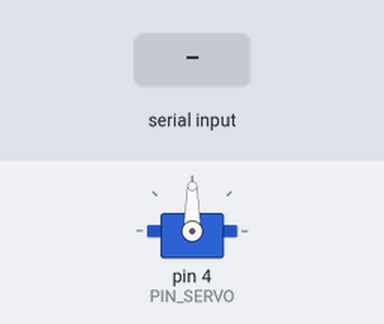
Bench run of a sketch on a simulated Arduino Uno, built with avr-gcc and run on an emulated ATmega328P. On the bench: servo. The inputs (shaded band) are chosen by the test bench.

Above: at 1.2 s.
1.3 s: "30,150\n" received over the second serial link
At 2.6 s:
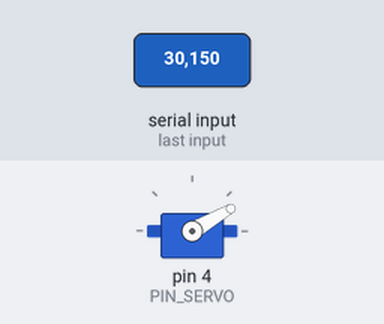
3.8 s: "5\n" received over the second serial link
At 5.7 s:
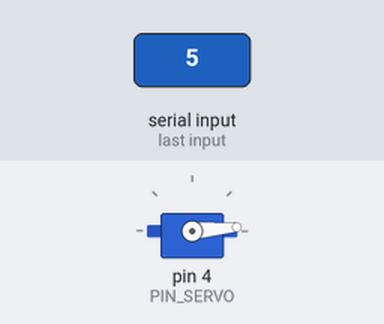
6.2 s: "200\n" received over the second serial link
At 7.5 s:
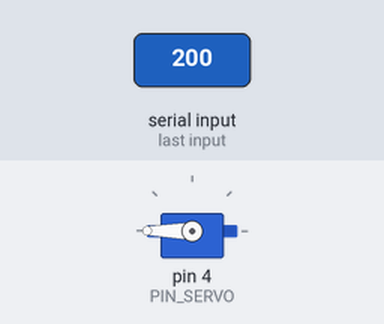
8.7 s: "90,45\n" received over the second serial link
At 10.6 s:
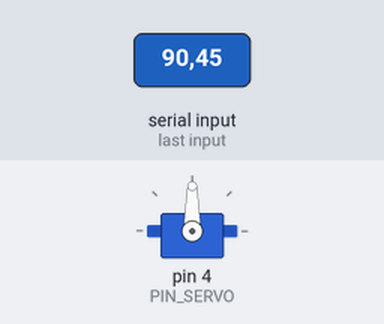
Timing chart, 0 to 12.1 s (numbered marks = the images above; inputs shaded):
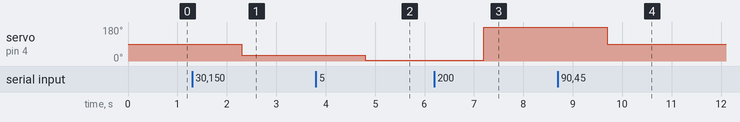

The sketch:

servoandroid.ino
```cpp
// -----------------------------------
// Contoh untuk mengontrol motor servo
//   dengan Android
// -----------------------------------

#include <SoftwareSerial.h>
#include <Servo.h>

const int PIN_SERVO  = 4;

// Buat objek
SoftwareSerial bt(9, 10); // RX, TX
Servo motorServo;

void setup() {
  // Motor servo dihubungkan ke pin servo
  motorServo.attach(PIN_SERVO);

  // Atur kecepatan transfer data di bluetooth
  bt.begin(9600);
}

void loop() {
  String perintah;

  if (bt.available() != 0)
    perintah = bt.readString();

  if (perintah.length() != 0) {
    // Peroleh sudut untuk motor servo
    int sudut = perintah.toInt();
    motorServo.write(sudut);
  }
}
```

Measured:
- after the input at 1.3 s, servo on pin 4 (PIN_SERVO): 90° → 30° after 1.0 s
- after the input at 3.8 s, servo on pin 4 (PIN_SERVO): 30° → 5° after 1.0 s
- after the input at 6.2 s, servo on pin 4 (PIN_SERVO): 5° → 180° after 1.0 s
- after the input at 8.7 s, servo on pin 4 (PIN_SERVO): 180° → 90° after 1.0 s
